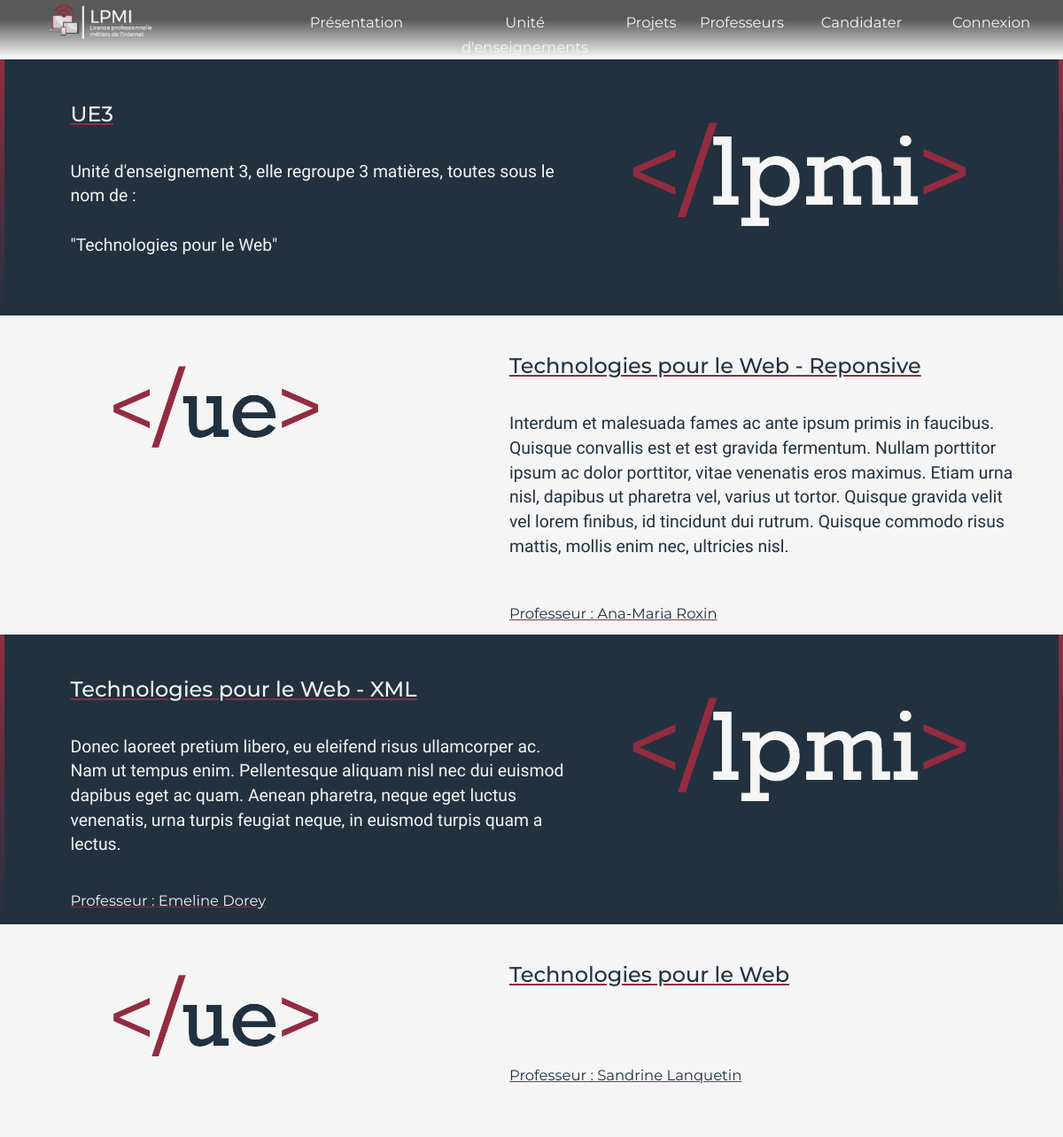
The app's page /ueparticulier.php?id=3 with its own data.
### tables this page shows
CREATE TABLE `unite_enseignement` (
  `id` int(11) NOT NULL,
  `nomUE` varchar(100) NOT NULL,
  `descriptionUE` mediumtext NOT NULL
);

CREATE TABLE `matiere` (
  `id` int(2) NOT NULL,
  `nomM` varchar(100) NOT NULL,
  `descriptionM` text NOT NULL,
  `id_ue` int(2) NOT NULL,
  `id_prof` int(11) NOT NULL
);

CREATE TABLE `professeur` (
  `id` int(11) NOT NULL,
  `nomP` varchar(20) NOT NULL,
  `descriptionP` mediumtext NOT NULL
);

### ueparticulier.php (the view, shortened to what this page needs)
<?php
  include 'connectdb.php' ;
  if(isset($_GET["id"]) || isset($_SESSION["id"]) )
  {
    $sql = "SELECT M.id, nomM, nomP, descriptionM, nomUE, descriptionUE FROM matiere M, professeur P, unite_enseignement U WHERE P.id=M.id_prof AND U.id=M.id_ue AND id_ue=".$_SESSION["id"];
    $result = mysqli_query($conn, $sql);
  }
  else
  {
    header('Location: ue.php');
    exit;
  }
?>
<!DOCTYPE html>
<html lang="fr">
  <?php
    include 'head.php';
  ?>
      <body>
        <?php
          include "entete_page.php";
        ?>
    <?php
      if (mysqli_num_rows($result) > 0)
    	{
        $cpt = 0;
        $row = mysqli_fetch_assoc($result);
        echo "
            <div class='content-bleu row'>
              <div class='col-md-6 textecontent'>
                <h3 class='underline' data-aos='fade-down'>".$row["nomUE"]."</h3>
                <br/>
                <p data-aos='zoom-in-right'>".$row["descriptionUE"]."</p>
              </div>
              <div class='col-md-5 col-sm-12 col-xs-12 content-img' data-aos='zoom-in'>
                <img src='images/lpmi.png' alt='LPMI' class='img-responsive'>
              </div>
            </div>
        ";
    		do
        {
          if ($cpt%2 == 0)
          {
        	  echo "
                <div class='row content'>
                  <div class='col-md-5 content-img' data-aos='zoom-in'>
                    <img src='images/ue.png' alt='LPMI' class='img-responsive'>
                  </div>
                  <div class='col-md-6 textecontent'>
                    <h3 class='underline' data-aos='fade-down'>".$row["nomM"]."</h3>
                    <br/>
                    <p class='editor1' id='".$row["id"]."' name='mat' data-aos='zoom-in-right'>".$row["descriptionM"]."</p>
                    <br/>
                    <p data-aos='fade'>
                      <a href='professeur.php' class='bleu underline'>
                        <p> Professeur : ".$row["nomP"]."</p>
                      </a>
                    </p>
                  </div>
                </div>
            		";
          }
          else
          {
            echo "
                <div class='content-bleu row'>
                  <div class='col-md-6 textecontent'>
                    <h3 class='underline' data-aos='fade-down'>".$row["nomM"]."</h3>
                    <br/>
                    <p class='editor1' id='".$row["id"]."' name='mat' data-aos='zoom-in-right'>".$row["descriptionM"]."</p>
                    <br/>
                      <a href='professeur.php' class='underline'>
                        <p data-aos='fade'> Professeur : ".$row["nomP"]."</p>
                      </a>
                  </div>
                  <div class='col-md-5 col-sm-12 col-xs-12 content-img' data-aos='zoom-in'>
                    <img src='images/lpmi.png' alt='LPMI' class='img-responsive'>
                  </div>
                </div>
            ";
          }
          $cpt++;
        }
        while($row = mysqli_fetch_assoc($result));
    	}
      else
    	{
        header('Location: ue.php');
        exit;
    	}
    ?>
	</body>
</html>

### css/style.css (style rules this page uses)
body, html { height: 100%; font-size: 110%; background: url("../images/BG.jpg") no-repeat; background-size: cover; background-attachment: fixed; font-family: 'Domine', sans-serif; color: white; }
a { color : #F5F5F5 !important; }
h3 { font-family: 'Montserrat', sans-serif; }
.content-bleu { background-color: #22313F; color : #F5F5F5; border: 5px solid white; border-image: linear-gradient(to bottom, #932C3E, rgba(0, 0, 0, 0)) 1 100%; }
.content { background-color: #F5F5F5; color : #22313F; }
.textecontent { margin-top: 2%; margin-left: 5% }
.content-img { text-align: center; }
a { font-family: 'Montserrat', sans-serif; font-size: 85%; }
.bleu { color:#22313F !important; }
.underline { text-decoration: underline; text-decoration-color: #932C3E; }

### records on screen
unite_enseignement: nomUE "UE3", descriptionUE "Unité d'enseignement 3, elle regroupe 3 matières, toutes sous le nom de : \"Technologies pour le Web\""
matiere: nomM "Technologies pour le Web - Reponsive", descriptionM "Interdum et malesuada fames ac ante ipsum primis in faucibus. Quisque convallis est et est gravida fermentum. Nullam porttitor ipsum ac dolor porttitor, vitae venenatis eros maximus. Etiam urna nisl, dapibus ut pharetra vel, varius ut tortor. Quisque gravida velit vel lorem finibus, id tincidunt dui rutrum. Quisque commodo risus mattis, mollis enim nec, ultricies nisl.", professeur.nomP "Ana-Maria Roxin"
matiere: nomM "Technologies pour le Web - XML", descriptionM "Donec laoreet pretium libero, eu eleifend risus ullamcorper ac. Nam ut tempus enim. Pellentesque aliquam nisl nec dui euismod dapibus eget ac quam. Aenean pharetra, neque eget luctus venenatis, urna turpis feugiat neque, in euismod turpis quam a lectus.", professeur.nomP "Emeline Dorey"
matiere: nomM "Technologies pour le Web", professeur.nomP "Sandrine Lanquetin"
